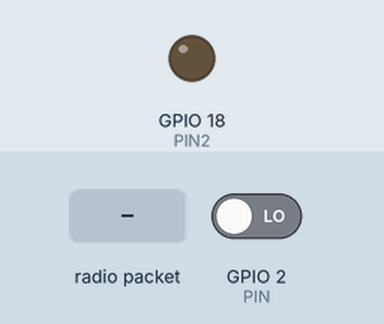
Bench run of a sketch on a simulated ESP32. On the bench: output pins drawn as LEDs (lit = HIGH). The inputs (shaded band) are chosen by the test bench; at power-on: GPIO 2 (PIN) LOW. What the sketch prints to the serial monitor is not drawn.

Above: at 1.2 s.
1.3 s: radio packet "1" arrives
At 2.3 s:
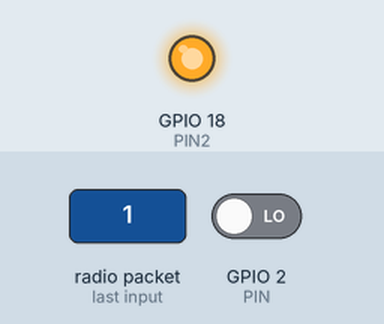
Timing chart, 0 to 4.3 s (numbered marks = the images above; inputs shaded):
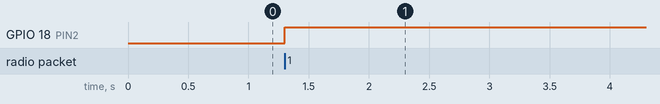

The sketch:

TesteEspNow.ino
```cpp
//Libs do espnow e wifi
#include <esp_now.h>
#include <WiFi.h>

//Pino utilizado para leitura
//e que será enviado o valor
#define PIN 2
#define PIN2 18

//Canal usado para conexão
#define CHANNEL 1

//Se MASTER estiver definido
//o compilador irá compilar o Master.ino
//Se quiser compilar o Slave.ino remova ou
//comente a linha abaixo
#define MASTER

//Estrutura com informações
//sobre o próximo peer
esp_now_peer_info_t peer;

//Função para inicializar o modo station
void modeStation(){
    //Colocamos o ESP em modo station
    WiFi.mode(WIFI_STA);
    //Mostramos no Monitor Serial o Mac Address
    //deste ESP quando em modo station
    Serial.print("Mac Address in Station: ");
    Serial.println(WiFi.macAddress());
}

//Função de inicialização do ESPNow
void InitESPNow() {
    //Se a inicialização foi bem sucedida
    if (esp_now_init() == ESP_OK) {
        Serial.println("ESPNow Init Success");
    }
    //Se houve erro na inicialização
    else {
        Serial.println("ESPNow Init Failed");
        ESP.restart();
    }
}

//Função que adiciona um novo peer
//através de seu endereço MAC
void addPeer(uint8_t *peerMacAddress){
    //Informamos o canal
    peer.channel = CHANNEL;
    //0 para não usar criptografia ou 1 para usar
    peer.encrypt = 0;
    //Copia o endereço do array para a estrutura
    memcpy(peer.peer_addr, peerMacAddress, 6);
    //Adiciona o slave
    esp_now_add_peer(&peer);
}

//Função que irá enviar o valor para
//o peer que tenha o mac address especificado
void send(const uint8_t *value, uint8_t *peerMacAddress) {
    esp_err_t result = esp_now_send(peerMacAddress, value, sizeof(value));
    Serial.print("Send Status: ");
    //Se o envio foi bem sucedido
    if (result == ESP_OK) {
        Serial.println("Success");
    }
    //Se aconteceu algum erro no envio
    else {
        Serial.println("Error");
    }
}

uint8_t peerMacAddress[] = {0xFF, 0xFF, 0xFF, 0xFF, 0xFF, 0xFF};


void setup() {
  Serial.begin(115200);

  //Chama a função que inicializa o modo station
  modeStation();

  //Chama a função que inicializa o ESPNow
  InitESPNow();

  //Adiciona o peer
  addPeer(peerMacAddress);

  //Registra o callback que nos informará
  //que recebemos dados.
  //A função que será executada
  //é onDataRecv e está declarada mais abaixo
  esp_now_register_recv_cb(onDataRecv);

  //Registra o callback que nos informará
  //sobre o status do envio.
  //A função que será executada é onDataSent
  //e está declarada mais abaixo
  esp_now_register_send_cb(OnDataSent);

  //Colocamos o pino em modo de leitura
  pinMode(PIN, INPUT);

  //Colocamos o pino como saída
  pinMode(PIN2, OUTPUT);

  //Lê o valor do pino e envia
  readAndSend();
}

//Função responsável pela
//leitura do pino e envio
//do valor para o peer
void readAndSend(){
  //Lê o valor do pino
  uint8_t value = digitalRead(PIN);
  //Envia o valor para o peer
  send(&value, peerMacAddress);
}

//Função que serve de callback para nos avisar
//que recebemos dados
void onDataRecv(const uint8_t *mac_addr, const uint8_t *value, int len) {
  Serial.println("Recebendo dado");
  //Coloca o valor recebido na saída do pino
  digitalWrite(PIN2, *value);
  //Envia o valor lido para o próximo esp
  //Se este for o último, comente esta linha antes de compilar
  //send(value, peerMacAddress);
}

//Função que serve de callback para nos avisar
//sobre a situação do envio que fizemos
void OnDataSent(const uint8_t *mac_addr, esp_now_send_status_t status) {
  Serial.println(status == ESP_NOW_SEND_SUCCESS ? "Success" : "Fail");

  //Quando recebemos o resultado do último envio
  //já podemos ler e enviar novamente
  readAndSend();
}

//Não precisamos fazer nada no loop
//pois sempre que recebemos o feedback
//do envio através da função OnDataSent
//nós enviamos os dados novamente,
//fazendo com que os dados estejam sempre
//sendo enviados em sequência
void loop() {
}
```

Measured:
- after the input at 1.3 s, GPIO 18 (PIN2): LOW → HIGH at once
